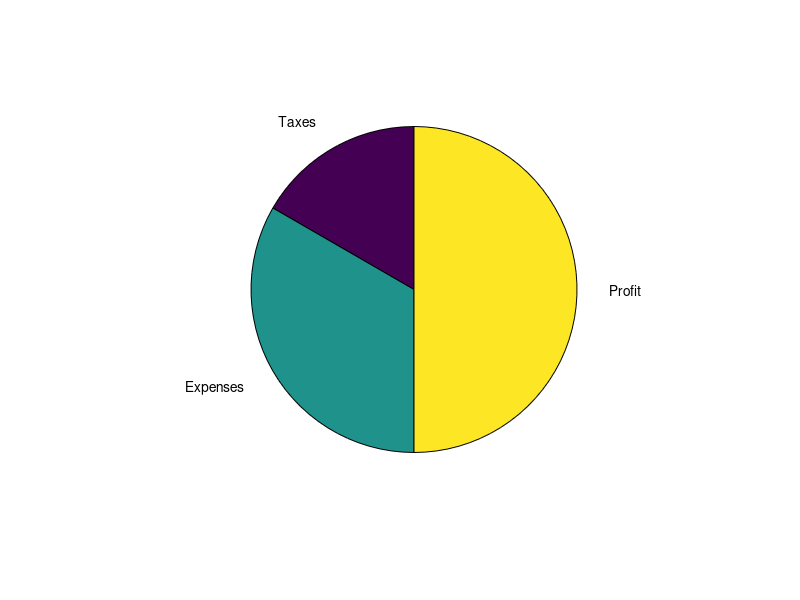

Write the MATLAB code that produced this figure. (Note: this script raises an error after producing the figure.)
X = 1:3;
labels = {'Taxes','Expenses','Profit'};
p = pie(X,labels);
t = p(6);
t.BackgroundColor = 'cyan';
t.EdgeColor = 'red';
t.FontSize = 14;
